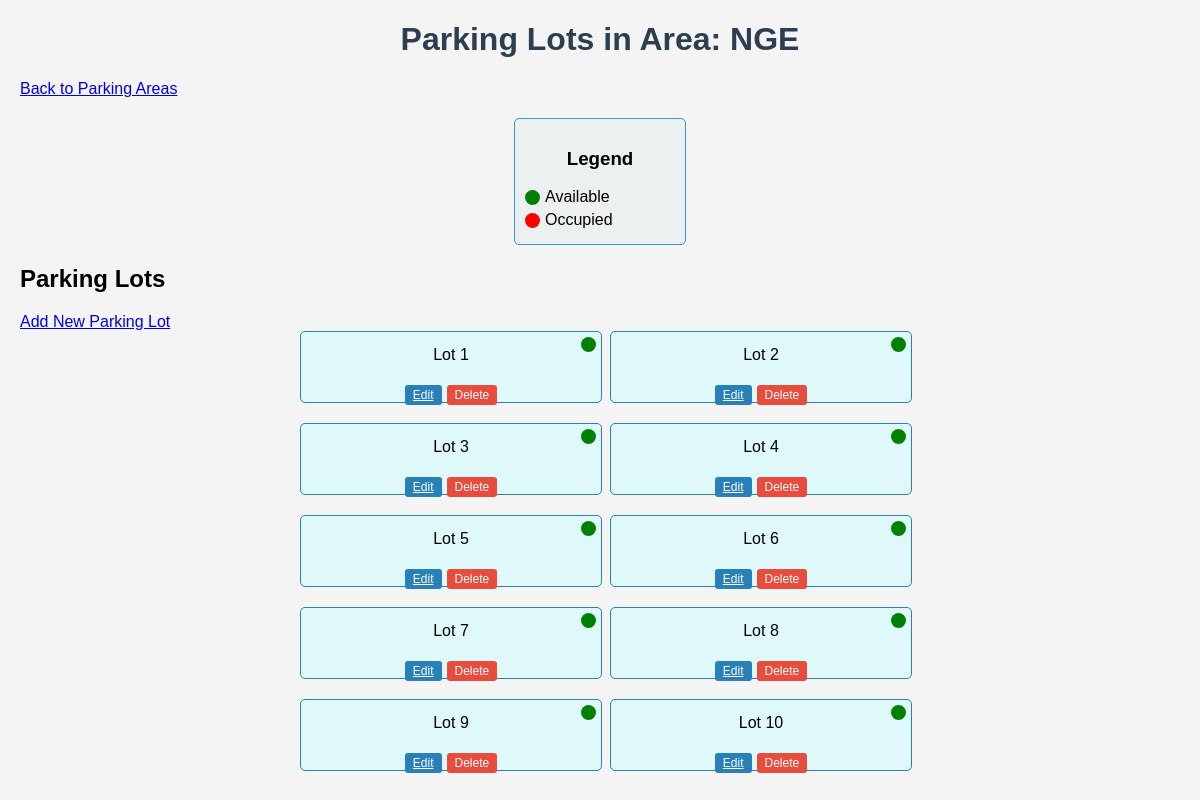
The app's page /api/parking-lots/1/ with its own data.
### myapp/models.py (models this page shows, shortened)
class ParkingArea(models.Model):
    parking_area_id = models.AutoField(primary_key=True)
    parking_location = models.CharField(max_length=100)
    def __str__(self):
        return self.parking_location

class ParkingLot(models.Model):
    STATUS_CHOICES = [
        ('Available', 'Available'),
        ('Occupied', 'Occupied')
    ]
    parking_lot_id = models.AutoField(primary_key=True)
    parking_area = models.ForeignKey(ParkingArea, related_name='parking_lots', on_delete=models.CASCADE)
    parking_lot_number = models.CharField(max_length=10)
    parking_lot_status = models.CharField(max_length=20, choices=STATUS_CHOICES, default='Available')
    def __str__(self):
        return f"Lot {self.parking_lot_number} - {self.parking_lot_status} (Area: {self.parking_area})"

### myapp/views.py (the view)
# urls.py: path('parking-lots/<int:area_id>/', views.parking_lot_list, name='parking_lot_list'),
def parking_lot_list(request, area_id):
    parking_area = get_object_or_404(ParkingArea, pk=area_id)
    parking_lots = parking_area.parking_lots.all()  # Get parking lots for the specific parking area
    print(parking_lots)  # Debugging step: check the list of parking lots
    return render(request, 'parking/parking_lot_list.html', {
        'parking_area': parking_area,
        'parking_lots': parking_lots
    })

### myapp/templates/parking/parking_lot_list.html (shortened to what this page needs)
<!DOCTYPE html>
<html lang="en">
<head>
</head>
<body>
    <h1>Parking Lots in Area: {{ parking_area.parking_location }}</h1>
    <a href="{% url 'parking_area_list' %}" class="back-button">Back to Parking Areas</a>
    <div class="lot-container">
        <div class="legend">
            <h3>Legend</h3>
            <div class="legend-item"><span class="legend-color available"></span> Available</div>
            <div class="legend-item"><span class="legend-color occupied"></span> Occupied</div>
        </div>
    </div>
    <div class="area">
        <h2>Parking Lots</h2>
        <a href="{% url 'parking_lot_create' area_id=parking_area.pk %}">Add New Parking Lot</a>
        <div class="parking-lots">
            {% for lot in parking_lots %}
                <div class="lot">
                    <span class="lot-status {% if lot.parking_lot_status == 'Available' %}available{% else %}occupied{% endif %}"></span>
                    <p>Lot {{ lot.parking_lot_number }}</p>
                    <div class="actions">
                        <a href="{% url 'parking_lot_update' lot.pk %}" class="edit-button">Edit</a>
                        <form action="{% url 'parking_lot_delete' lot.pk %}" method="post" style="display:inline;">
                            <button type="submit" class="delete-button">Delete</button>
                        </form>
                    </div>
                </div>
            {% empty %}
                <p>No parking lots available for this area.</p>
            {% endfor %}
        </div>
    </div>
</body>
</html>

### myapp/templates/parking/parking_lot_list.html (style rules this page uses)
body { font-family: Arial, sans-serif; margin: 20px; background-color: #f4f4f4; }
h1 { color: #2c3e50; text-align: center; }
.area { margin-bottom: 30px; }
.lot-container { display: flex; justify-content: center; align-items: center; gap: 20px; margin: 20px auto; max-width: 800px; }
.legend { border: 1px solid #3498db; border-radius: 5px; padding: 10px; background-color: #ecf0f1; width: 150px; text-align: center; }
.legend-item { display: flex; align-items: center; margin-bottom: 5px; }
.legend-color { width: 15px; height: 15px; border-radius: 50%; margin-right: 5px; }
.available { background-color: green; }
.occupied { background-color: red; }
.parking-lots { display: grid; grid-template-columns: repeat(2, 1fr); gap: 20px; max-width: 600px; margin: 0 auto; }
.lot { width: 100%; height: 60px; border: 1px solid #2980b9; border-radius: 5px; background-color: #dff9fb; display: flex; flex-direction: column; justify-content: center; align-items: center; position: relative; padding: 5px; }
.lot-status { width: 15px; height: 15px; border-radius: 50%; position: absolute; top: 5px; right: 5px; }
.actions { display: flex; gap: 5px; margin-top: 5px; }
.edit-button, .delete-button { padding: 3px 8px; border: none; border-radius: 3px; cursor: pointer; color: white; font-size: 12px; }
.edit-button { background-color: #2980b9; }
.delete-button { background-color: #e74c3c; }

### records on screen
ParkingArea: parking_location "NGE"
ParkingLot: parking_lot_number "1"
ParkingLot: parking_lot_number "2"
ParkingLot: parking_lot_number "3"
ParkingLot: parking_lot_number "4"
ParkingLot: parking_lot_number "5"
ParkingLot: parking_lot_number "6"
ParkingLot: parking_lot_number "7"
ParkingLot: parking_lot_number "8"
ParkingLot: parking_lot_number "9"
ParkingLot: parking_lot_number "10"
